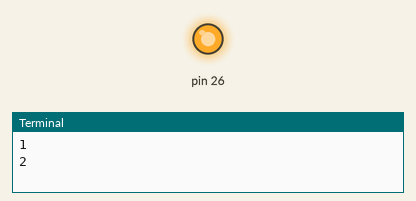
Simulated run of this program. Board: Raspberry Pi (header pin numbers). Shown: output pins drawn as LEDs (lit = HIGH), the last lines printed to the terminal.

Above: at 1.0 s.
At 3.0 s:
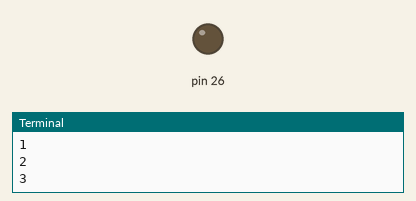
Timing chart, 0 to 5.2 s (numbered marks = the images above):
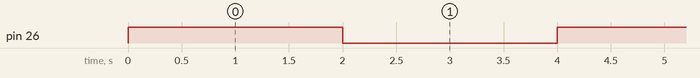

Measured:
- by itself, pin 26: alternates HIGH for 2.0 s and LOW for 2.0 s

The program:

gpio.py
```python
import time
import RPi.GPIO as GPIO
import os


GPIO.setmode(GPIO.BOARD)
GPIO.setwarnings(False)

GPIO.setup(26, GPIO.OUT)

while True:
	print("1")
	GPIO.output(26, True)
	print("2")
	time.sleep(2)
	print("3")
	GPIO.output(26, False)
	time.sleep(2)
```
